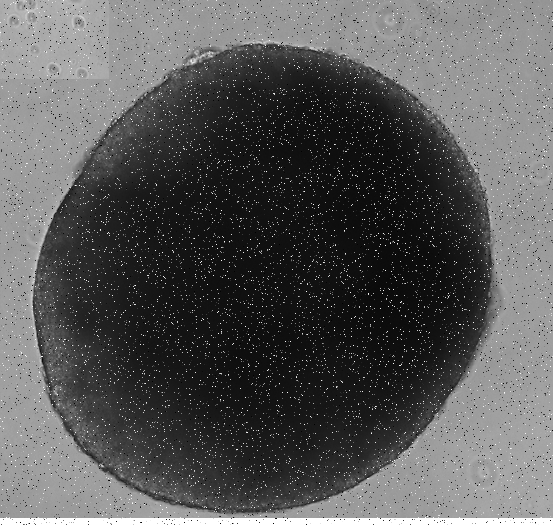
#> input picture 07-celulas-morfologia/CelB1.bmp, 553 x 525 px
$ jupyter execute --allow-errors celula-morfologia.ipynb   (shell and % lines are left out)   (older library calls are emulated)
#> lines starting #> are read from the running program, lines starting #| are printed output that depends on the picture; after the words box and inside, x2 and y2 are one past the last pixel; in counts of white or black regions, pixels touching at a corner belong together
[cell 1]
import cv2
import matplotlib.pyplot as plt
import numpy as np

[cell 2]
# Imagem Original

img = cv2.imread('CelB1.bmp')
#> img is the input picture: shape (525, 553, 3); min 0, max 255, mean 88.2

imgOriginal = cv2.cvtColor(img, cv2.COLOR_BGR2RGB)

plt.imshow(imgOriginal)

[cell 3]
# Imagem Cinza

imgCinza = cv2.cvtColor(img, cv2.COLOR_BGR2GRAY)

plt.imshow(imgCinza, 'gray')

[cell 4]
# Imagem Binarizada (imagem sem filtragem) com Filtro Mediana 3x3

ret, imgBinarizadaSemFiltragem = cv2.threshold(imgCinza, 110, 255, cv2.THRESH_BINARY+cv2.THRESH_OTSU)
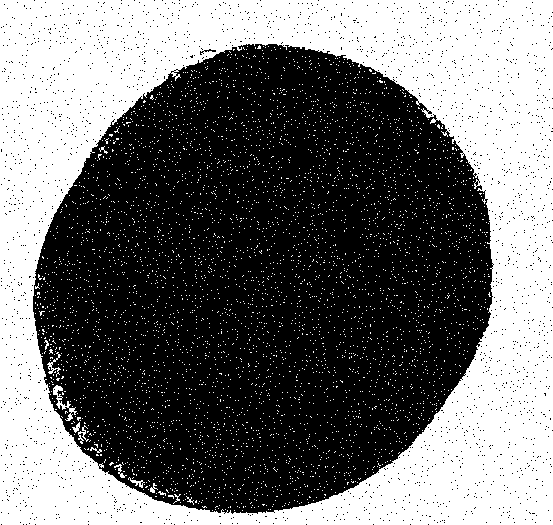
#> imgBinarizadaSemFiltragem: shape (525, 553); 43.8% white; 4569 white regions (4556 under 20 px), largest, box (x1, y1, x2, y2) and area: (0, 0, 553, 525) 121019, (53, 385, 77, 421) 209, (47, 352, 61, 377) 89
#> ret = 96

imgBinarizadaSemFiltragem = cv2.bitwise_not(imgBinarizadaSemFiltragem)

plt.imshow(imgBinarizadaSemFiltragem, 'binary')

[cell 5]
# Imagem Dilatada (imagem sem filtragem)

kernel = np.ones((5, 5), np.uint8)
imgDilatadaSemFiltragem = cv2.dilate(imgBinarizadaSemFiltragem, kernel, iterations = 1)
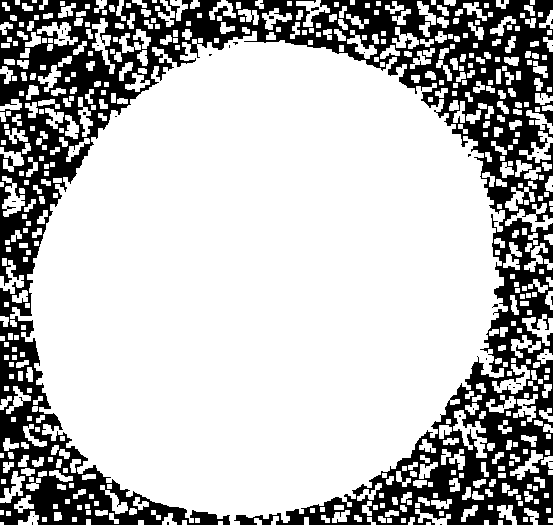
#> imgDilatadaSemFiltragem: shape (525, 553); 74.3% white; 43 black regions (41 under 20 px), largest, box (x1, y1, x2, y2) and area: (0, 0, 553, 525) 74517, (311, 7, 319, 11) 23

plt.imshow(imgDilatadaSemFiltragem, 'binary')

[cell 6]
# Imagem Erodida (imagem sem filtragem após erosão)

kernel = np.ones((5, 5), np.uint8)
imgErodidaSemFiltragem = cv2.erode(imgDilatadaSemFiltragem, kernel, iterations = 2)
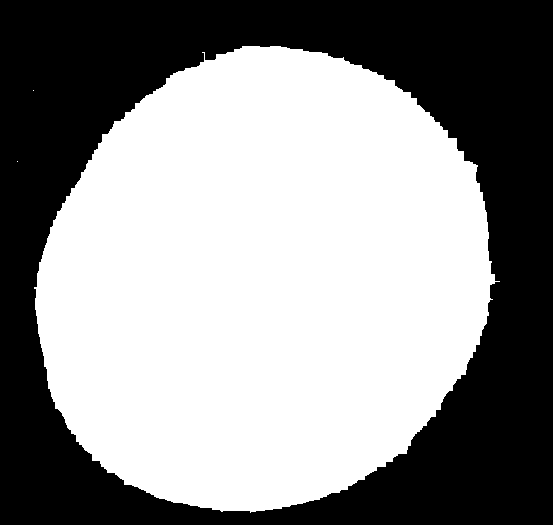
#> imgErodidaSemFiltragem: shape (525, 553); 56.7% white; 1 black region, box (x1, y1, x2, y2) and area: (0, 0, 553, 525) 125711

#> (the rest of this cell did not finish here and is left out)

[cell 7]
# Imagem Cinza com Filtro Mediana 3x3

imgMediana = cv2.medianBlur(imgCinza, 3)
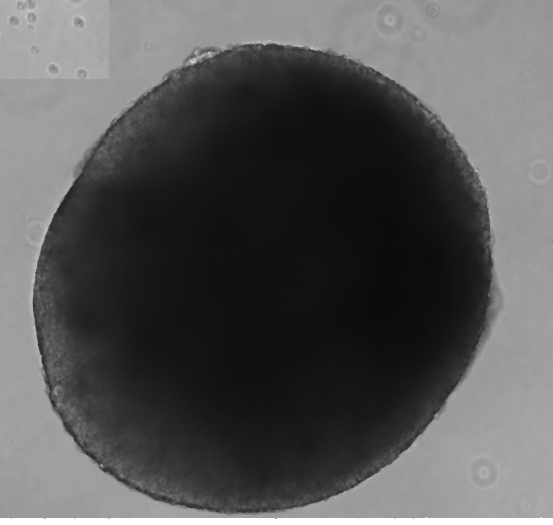
#> imgMediana: shape (525, 553); min 10, max 255, mean 86.2

plt.imshow(imgMediana, 'gray')

[cell 8]
# Imagem Binarizada com OTSU

ret, imgBinarizada = cv2.threshold(imgMediana, 110, 255, cv2.THRESH_BINARY+cv2.THRESH_OTSU)
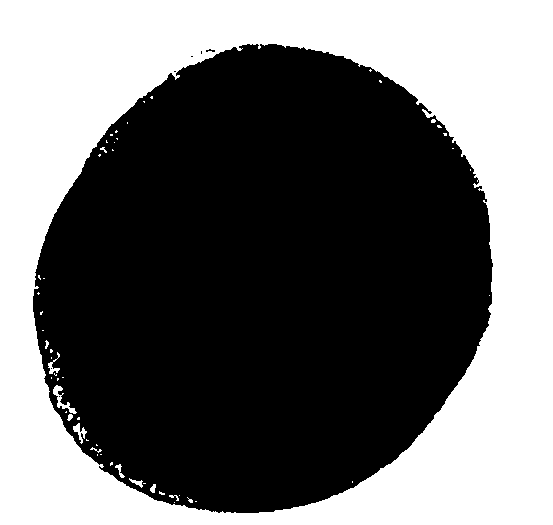
#> imgBinarizada: shape (525, 553); 42.8% white; 55 white regions (44 under 20 px), largest, box (x1, y1, x2, y2) and area: (0, 0, 553, 525) 123367, (53, 385, 77, 414) 189, (73, 423, 87, 444) 114
#> ret = 95

imgBinarizada = cv2.bitwise_not(imgBinarizada)

plt.imshow(imgBinarizada, 'binary')

[cell 9]
# Imagem Erodida

kernel = np.ones((5, 5), np.uint8)
imgErodida = cv2.erode(imgBinarizada, kernel, iterations = 1)
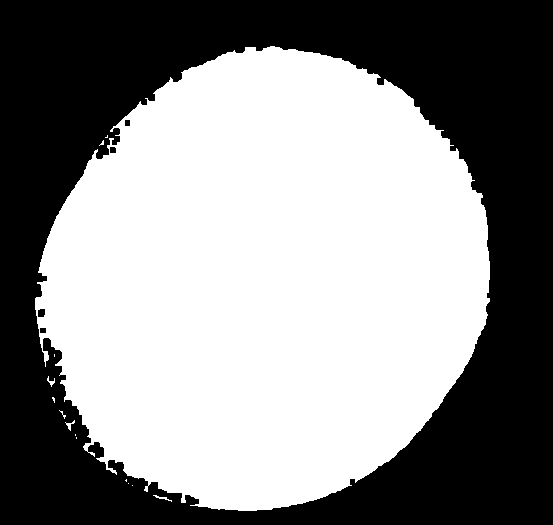
#> imgErodida: shape (525, 553); 55% white; 5 black regions, box (x1, y1, x2, y2) and area: (0, 0, 553, 525) 130553, (38, 309, 45, 317) 52, (110, 147, 116, 153) 35, (125, 120, 130, 126) 30, (40, 328, 46, 333) 30

plt.imshow(imgErodida, 'binary')

[cell 10]
# Imagem Dilatada

#kernel = np.array([[0, 1, 1, 1, 0], [1, 1, 1, 1, 1], [1, 1, 1, 1, 1], [1, 1, 1, 1, 1], [1, 1, 1, 1, 0]], np.uint8)

kernel = np.ones((5, 5), np.uint8)
imgDilatada = cv2.dilate(imgBinarizada, kernel, iterations = 1)
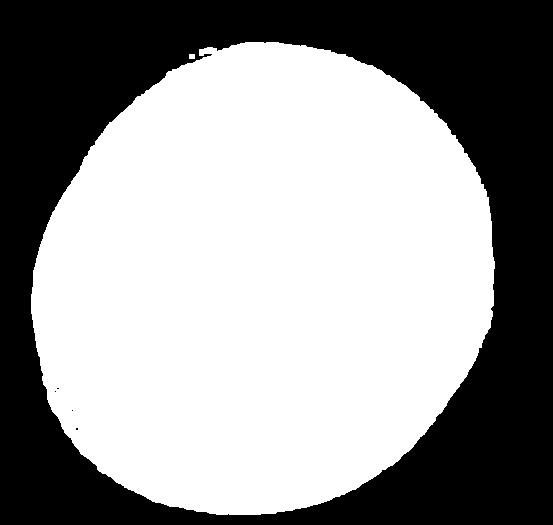
#> imgDilatada: shape (525, 553); 58.9% white; 5 black regions (4 under 20 px), largest, box (x1, y1, x2, y2) and area: (0, 0, 553, 525) 119238

plt.imshow(imgDilatada, 'binary')

[cell 11]
# Imagem Aberta

kernel = np.ones((5, 5), np.uint8)
imgAberta = cv2.morphologyEx(imgBinarizada, cv2.MORPH_OPEN, kernel)
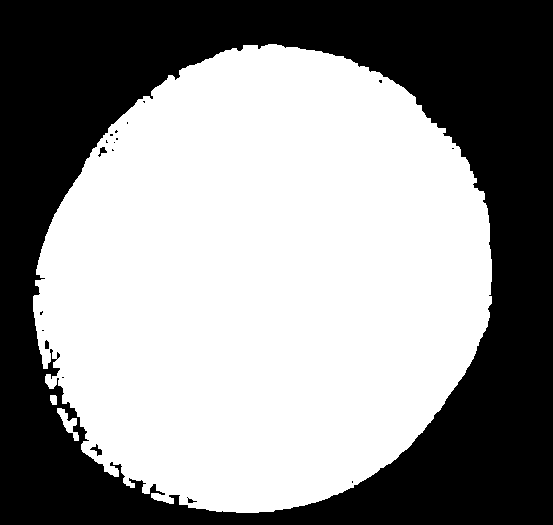
#> imgAberta: shape (525, 553); 56.9% white; 19 black regions (14 under 20 px), largest, box (x1, y1, x2, y2) and area: (0, 0, 553, 525) 124904, (90, 444, 102, 456) 57, (98, 147, 107, 157) 40, (45, 340, 49, 349) 32, (187, 497, 197, 503) 25

plt.imshow(imgAberta, 'binary')

[cell 12]
# Imagem Fechada

kernel = np.ones((5 ,5), np.uint8)
imgFechada = cv2.morphologyEx(imgBinarizada, cv2.MORPH_CLOSE, kernel)
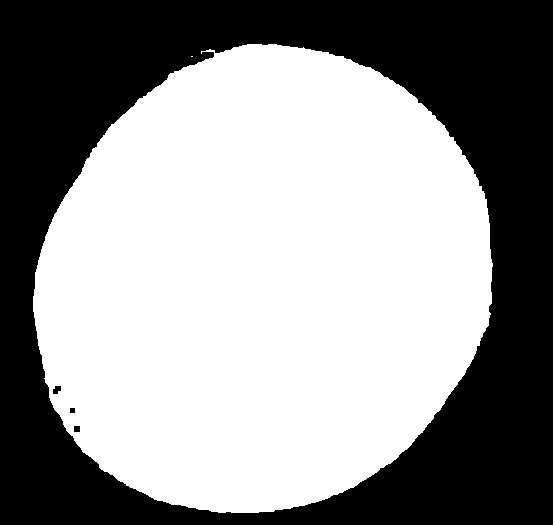
#> imgFechada: shape (525, 553); 57.6% white; 4 black regions, box (x1, y1, x2, y2) and area: (0, 0, 553, 525) 123102, (53, 386, 61, 394) 49, (74, 426, 80, 432) 36, (70, 408, 75, 413) 25

plt.imshow(imgFechada, 'binary')

[cell 13]
# Imagem Dif

imgBorder = cv2.absdiff(imgErodida, imgDilatada)
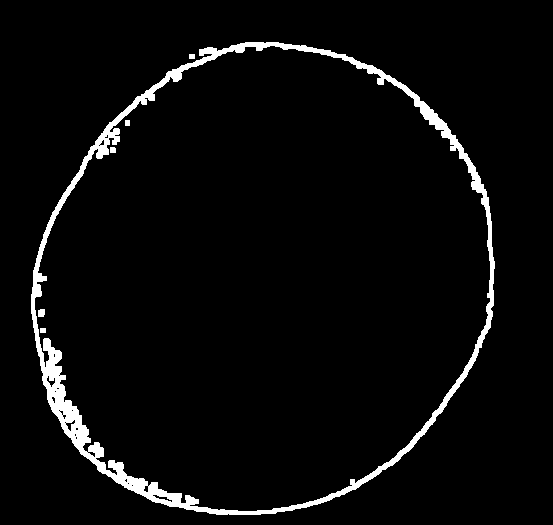
#> imgBorder: shape (525, 553); 3.9% white; 6 white regions, box (x1, y1, x2, y2) and area: (31, 42, 495, 515) 11277, (38, 309, 45, 317) 52, (110, 147, 116, 153) 35, (189, 54, 195, 59) 30, (125, 120, 130, 126) 30, (40, 328, 46, 333) 30

plt.imshow(imgBorder, 'binary')
